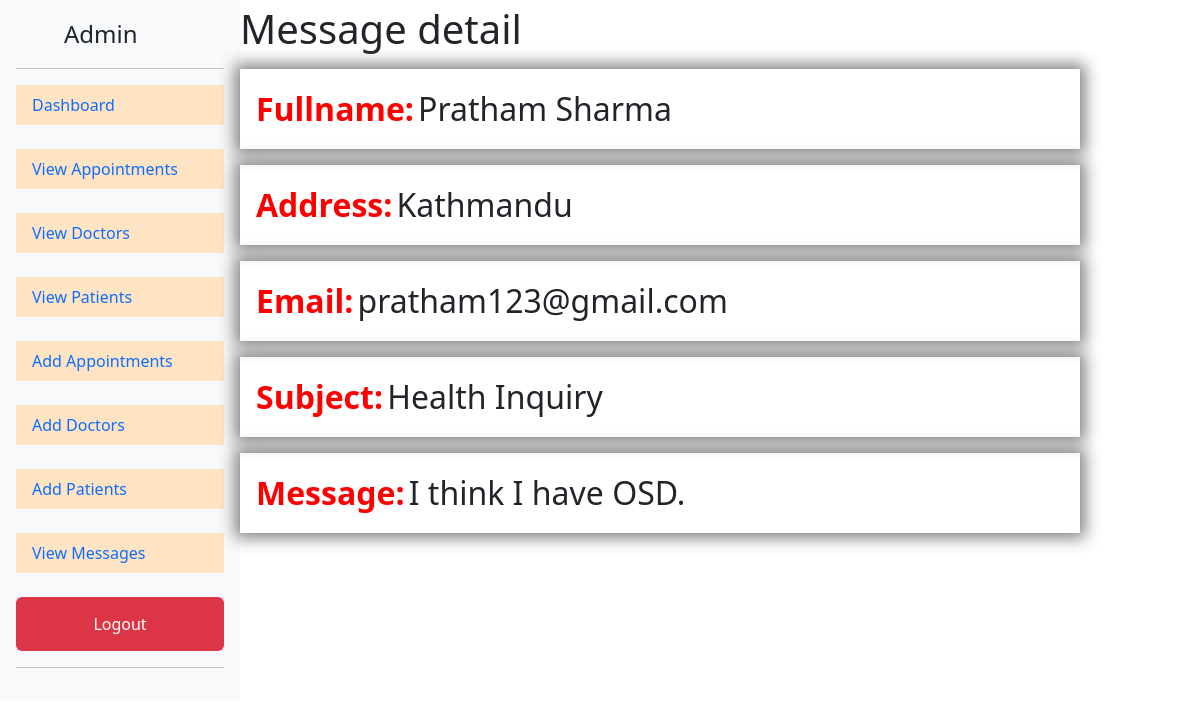
The app's page /msgdetail/1 (signed in) with its own data.
### Hospital/models.py (models this page shows, shortened)
class ContactForm(models.Model):
    Fullname = models.CharField(max_length=200)
    Address = models.CharField(max_length=200)
    Email = models.EmailField()
    Subject=models.CharField(max_length=200)
    Message = models.TextField()
    Sent_Date = models.DateField(default=date.today)

### Hospital/views.py (the view)
# urls.py: path('msgdetail/<mid>',msgdetail,name="msgdetail"),
@login_required(login_url='adlogin')
def msgdetail(request,mid):
    data = {}
    mymsg = ContactForm.objects.get(id=mid)
    data['mymsg']=mymsg
    return render(request,'msgdetail.html',data)

### templates/msgdetail.html
{% extends "baseadmin.html" %}
{% block content %}
<main>
    <h1>Message detail</h1>
    <div class="" style="display: flex; flex-direction: column; gap: 1rem; margin-top: 1rem;">
        <div style="box-shadow: 0 0 15px 5px gray; padding:1rem;">
            <label for="fname" style="font-size: 32px; font-weight: bold; color:red ;">Fullname:</label>
        <h2 id="fname" style="display: inline;">{{mymsg.Fullname}}</h2>
        </div>
        <div style="box-shadow: 0 0 15px 5px gray; padding:1rem;">
            <label for="fname" style="font-size: 32px; font-weight: bold; color:red ;">Address:</label>
        <h2 id="fname" style="display: inline;">{{mymsg.Address}}</h2>
        </div>
        <div style="box-shadow: 0 0 15px 5px gray; padding:1rem;">
            <label for="fname" style="font-size: 32px; font-weight: bold; color:red ;">Email:</label>
        <h2 id="fname" style="display: inline;">{{mymsg.Email}}</h2>
        </div>
        <div style="box-shadow: 0 0 15px 5px gray; padding:1rem;">
            <label for="fname" style="font-size: 32px; font-weight: bold; color:red ;">Subject:</label>
        <h2 id="fname" style="display: inline;">{{mymsg.Subject}}</h2>
        </div>
        <div style="box-shadow: 0 0 15px 5px gray; padding:1rem;">
            <label for="fname" style="font-size: 32px; font-weight: bold; color:red ;">Message:</label>
        <h2 id="fname" style="display: inline;">{{mymsg.Message}}</h2>
        </div>
    </div>
</main>
{% endblock content %}

### records on screen
ContactForm: Fullname "Pratham Sharma", Address "Kathmandu", Email "pratham123@gmail.com", Subject "Health Inquiry", Message "I think I have OSD."
